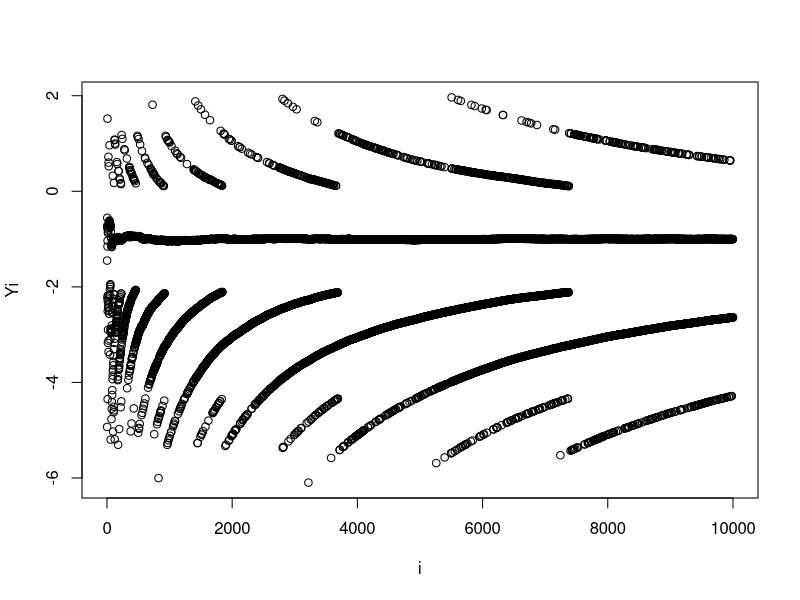
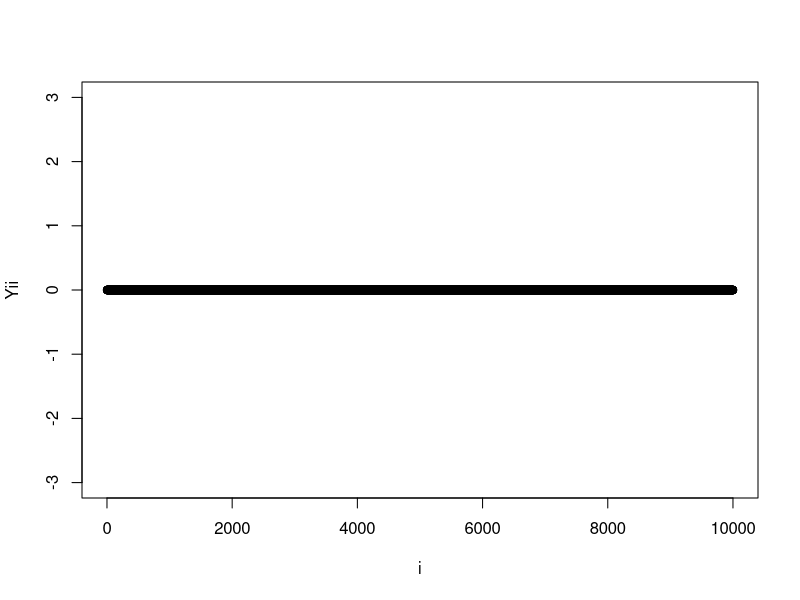
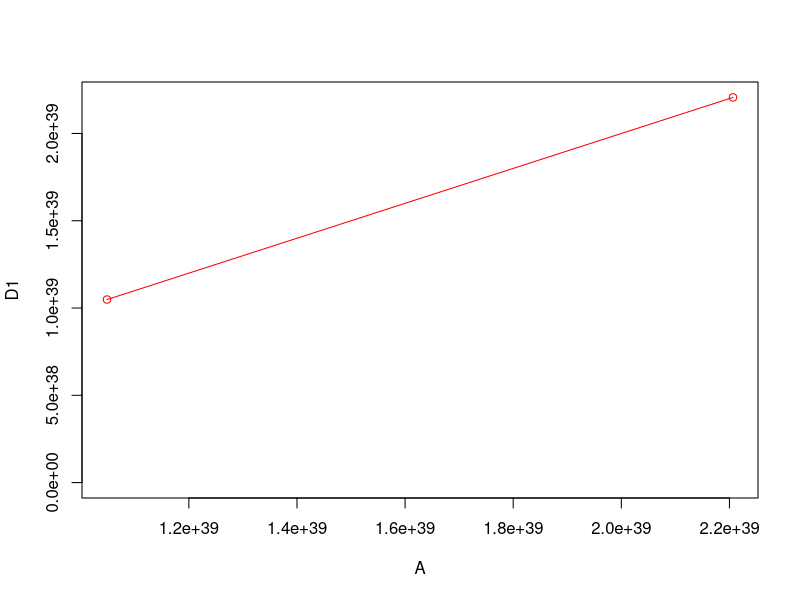
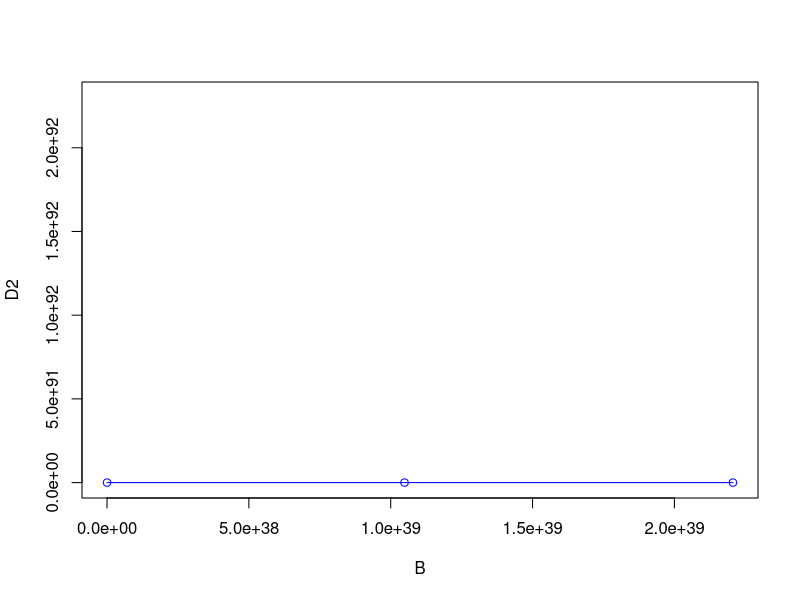
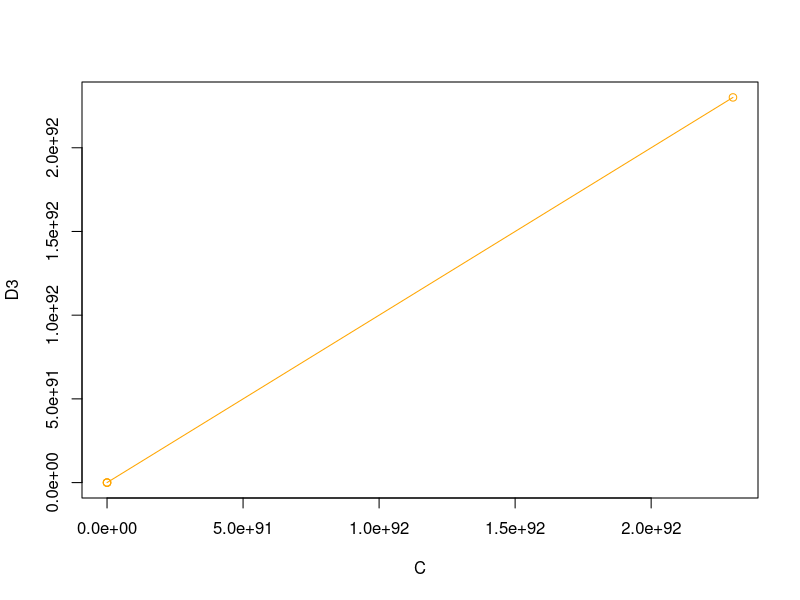
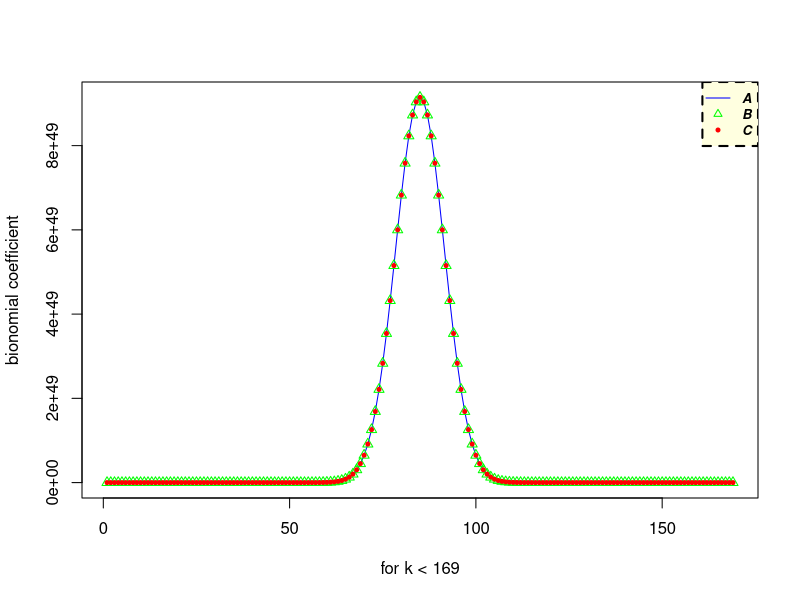

Source code (R) for these figures, in order:
## ---- chunk 1
knitr::opts_chunk$set(echo = TRUE, comment = NA)
## ---- chunk 2

# ------------------------------------------------------------------------------
# A1
# ------------------------------------------------------------------------------

## ---- chunk 3
x1 = 1/3 
x2 = 1/4
if ( x1-x2 == 1/12) {
print ("Subtsraction is correct")
}else {
print ( " Substraction is wrong" )
}
## ---- chunk 4
x1 = 1
x2 = 1/2
if ( x1-x2 == 1/2) {
  print ("Subtsraction is correct")
}else {
  print ( " Substraction is wrong" )
}
## ---- chunk 5
x1 = 1/3 
x2 = 1/4
if (isTRUE(all.equal((x1 - x2),1/12))) {
  print ("Subtsraction is correct")
}else {
  print ( " Substraction is wrong" )
}

## ---- chunk 6

# ------------------------------------------------------------------------------
# A2
# ------------------------------------------------------------------------------

## ---- chunk 7
f = function(x){x}

derivative_func = function(f=f,x){
  e = 10^-15
  f1 = (f(x + e) - f(x)) / e
  return(f1)
}
## ---- chunk 8
x1 = derivative_func(f,1)
x1
## ---- chunk 9
x100000 = derivative_func(f,100000)
x100000
## ---- chunk 10

# ------------------------------------------------------------------------------
# A3
# ------------------------------------------------------------------------------

## ---- chunk 11
myvar = function(x){
  n = length(x)
  var = (1/(1-n)) * (sum(x^2) - ((1/n) * (sum(x))^2))
  return(var)
}
## ---- chunk 12
x = rnorm(10000, mean = 10^8, sd = 1)
## ---- chunk 13
n = length(x)
i = 1:10000
Yi = 0
for( j in 1:n){
  Yi[j] = myvar(x[1:j]) - var(x[1:j])
}
plot(x = i , y = Yi)

## ---- chunk 14
better_var = function(x){
  len = length(x)
  x_bar = mean(x)
  v = (sum((x - x_bar)^2 ))/ (len-1)
  return(v)
}

n = length(x)
i = 1:10000
Yii = 0
j=0
for( j in 1:n){
  Yii[j] = better_var(x[1:j]) - var(x[1:j])
}

plot(x = i, y = Yii, ylim = c(-3,3))

## ---- chunk 15

# ------------------------------------------------------------------------------
# A4
# ------------------------------------------------------------------------------

## ---- chunk 16
n = 8
k = 14
prod(1:n)/(prod(1:k)*prod(1:(n-k)))      # A expression
prod((k+1):n)/prod(1:(n-k))              # B expression
prod(((k+1):n)/(1:(n-k)))                # C expression
choose(n,k)
## ---- chunk 17
n = 8
k = 8
prod(1:n)/(prod(1:k)*prod(1:(n-k)))      # A expression
prod((k+1):n)/prod(1:(n-k))              # B expression
prod(((k+1):n)/(1:(n-k)))                # C expression
choose(n,k)
## ---- chunk 18
n = 10
k = -12
prod(1:n)/(prod(1:k)*prod(1:(n-k)))      # A expression
prod((k+1):n)/prod(1:(n-k))              # B expression
prod(((k+1):n)/(1:(n-k)))                # C expression
choose(n,k)
## ---- chunk 19
n = 10
k = 0
prod(1:n)/(prod(1:k)*prod(1:(n-k)))      # A expression
prod((k+1):n)/prod(1:(n-k))              # B expression
prod(((k+1):n)/(1:(n-k)))                # C expression
choose(n,k)
## ---- chunk 20
n = 0
k = 0
prod(1:n)/(prod(1:k)*prod(1:(n-k)))      # A expression
prod((k+1):n)/prod(1:(n-k))              # B expression
prod(((k+1):n)/(1:(n-k)))                # C expression
choose(n,k)
## ---- chunk 21
n = c(148, 148, 200, 320, 1500)
k = c(101, 100, 179, 191, 990)
i = 0
for(i in 1:5){
A = prod(1:n[i])/(prod(1:k[i])*prod(1:(n[i]-k[i])))
B = prod((k[i]+1):n[i])/prod(1:(n[i]-k[i]))
C = prod(((k[i]+1):n[i])/(1:(n[i]-k[i])))
D = choose(n[i], k[i])
cat("A expression    : ", A, fill = TRUE)    
cat("B expression    : ", B, fill = TRUE)    
cat("C expression    : ", C, fill = TRUE)
cat("choose function : ", D, fill = TRUE)
}
## ---- chunk 22
A = c(1.048632e+39, 2.206498e+39, NaN)
D1 = c(1.048632e+39, 2.206498e+39, 1.383075e+28)
B = c(1.048632e+39, 2.206498e+39, 1.383075e+28, NaN)                                  
D2 = c(1.048632e+39, 2.206498e+39, 1.383075e+28, 2.300721e+92)                       
C = c(1.048632e+39, 2.206498e+39, 1.383075e+28, 2.300721e+92, Inf)
D3 = c(1.048632e+39, 2.206498e+39, 1.383075e+28, 2.300721e+92, Inf)
plot(A, D1, type = "o", col = "red")
plot(B, D2, type = "o", col = "blue")
plot(C, D3, type = "o", col = "orange")
## ---- chunk 23
f1 <- function(n,k){
  fact1 <- prod(1:n)/(prod(1:k)*prod(1:(n-k)))
  return(fact1)
}                                         # A expression
f2 <- function(n,k){
  fact2 <- prod((k+1):n)/prod(1:(n-k))    # B expression
  return(fact2)
  
}
f3 <- function(n,k){
  fact3 <- return(fact3)
}                                         #C expression


N = 170
K = 169
fact1 <- vector()
for(i in 1:K){
  fact1 <- append(fact1,f1(N,i))
}
plot(1:K,y = fact1,type = "l",col="blue",ylab = "bionomial coefficient", 
     xlab = "for k < 169")

fact2 <- vector()
for(i in 1:K){
  fact2 <- append(fact2,f1(N,i))
}
points(1:K,y = fact2,type = "p",col="green",cex=1,pch = 2)

fact3 <- vector()
for(i in 1:K){
  fact3 <- append(fact3,f1(N,i))
}
points(1:K,y = fact2,type = "p",cex=0.8,pch = 20,col="red")
legend("topright",legend=c("A","B","C"),
       col=c("blue","green" ,"red"), lty=c(1,NA,NA), 
       pch = c(NA,2,20),cex=0.8, text.font=4, box.lty=2,
       box.lwd=2, box.col="black",bg='lightyellow')

## ---- chunk 24
n = 199
k = 197
prod(1:n)/(prod(1:k)*prod(1:(n-k)))      # A expression
prod((k+1):n)/prod(1:(n-k))              # B expression
prod(((k+1):n)/(1:(n-k)))                # C expression
choose(n,k)
## ---- chunk 25
n = 199
k = 19
prod(1:n)/(prod(1:k)*prod(1:(n-k)))      # A expression
prod((k+1):n)/prod(1:(n-k))              # B expression
prod(((k+1):n)/(1:(n-k)))                # C expression
choose(n,k)
## ---- chunk 26
n = 10037
k = 997
prod(1:n)/(prod(1:k)*prod(1:(n-k)))      # A expression
prod((k+1):n)/prod(1:(n-k))              # B expression
prod(((k+1):n)/(1:(n-k)))                # C expression
choose(n,k)
